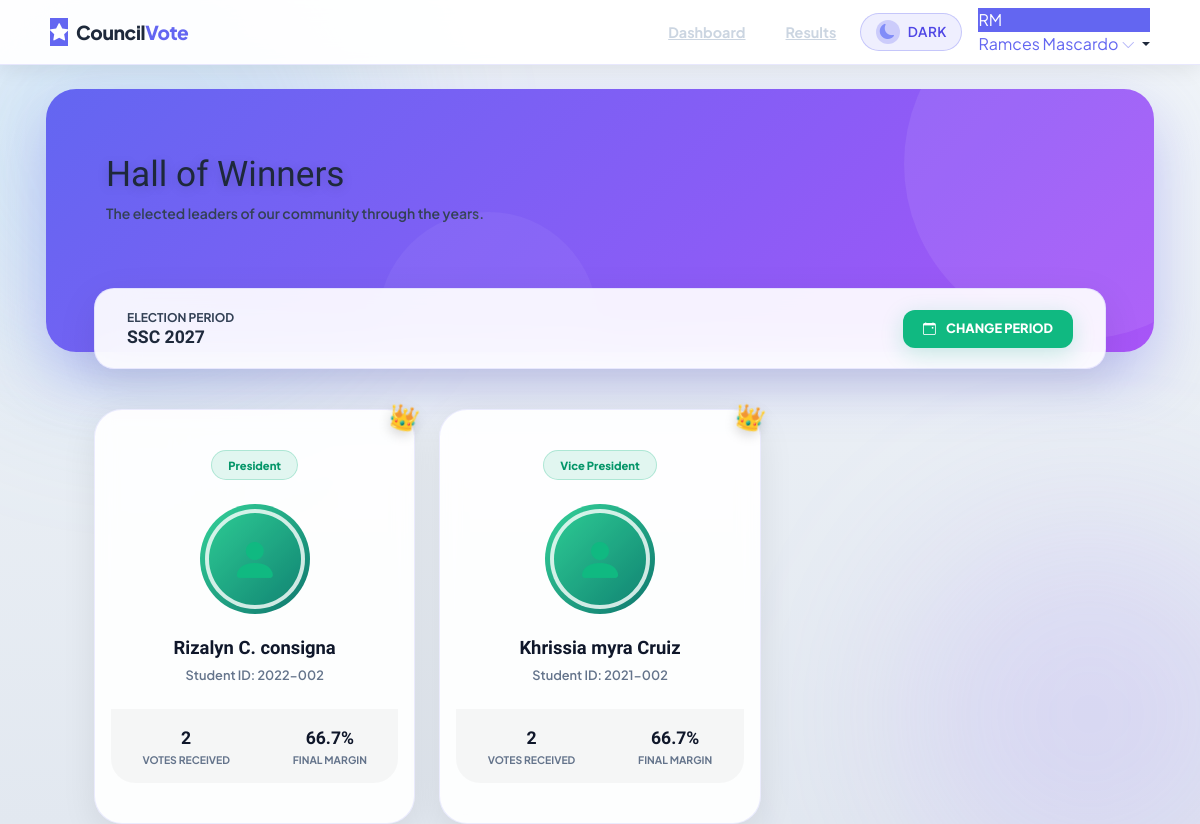
Screenshot of /student/winners.php?election_id=22 (signed in) with the database file from the repository.
### tables this page shows
CREATE TABLE `elections` (
  `id` int(11) NOT NULL,
  `title` varchar(200) NOT NULL,
  `description` text DEFAULT NULL,
  `start_date` datetime NOT NULL,
  `end_date` datetime NOT NULL,
  `closed_at` datetime DEFAULT NULL,
  `deleted_at` datetime DEFAULT NULL,
  `deleted_by` int(11) DEFAULT NULL,
  `is_active` tinyint(1) DEFAULT 0,
  `status` enum('pending','active','closed','completed') DEFAULT 'pending',
  `created_at` timestamp NOT NULL DEFAULT current_timestamp()
);

CREATE TABLE `candidates` (
  `id` int(11) NOT NULL,
  `position_id` int(11) NOT NULL,
  `student_id` varchar(50) NOT NULL,
  `full_name` varchar(100) NOT NULL,
  `platform` text DEFAULT NULL,
  `image` varchar(255) DEFAULT NULL,
  `bio` text DEFAULT NULL,
  `achievements` text DEFAULT NULL,
  `photo` varchar(255) DEFAULT NULL,
  `created_at` timestamp NOT NULL DEFAULT current_timestamp()
);

### student/winners.php (the view, shortened to what this page needs)
<?php
require_once '../config/database.php';
$past_elections = $pdo->query("
    SELECT * FROM elections
    WHERE end_date < NOW()
    ORDER BY end_date DESC
")->fetchAll();
$active_election = $pdo->query("
    SELECT * FROM elections
    WHERE is_active = 1
    AND NOW() BETWEEN start_date AND end_date
    LIMIT 1
")->fetch();
$selected_election = null;
$election_results = [];
$winners_only = [];
$live_results = [];
if(isset($_GET['election_id'])) {
    $election_id = $_GET['election_id'];
    $stmt = $pdo->prepare("SELECT * FROM elections WHERE id = ?");
    $stmt->execute([$election_id]);
    $selected_election = $stmt->fetch();
    if($selected_election) {
        $stmt = $pdo->prepare("
            SELECT
                p.id as position_id,
                p.position_name,
                p.display_order,
                c.id as candidate_id,
                c.full_name as candidate_name,
                c.student_id,
                c.photo,
                COUNT(v.id) as vote_count,
                (
                    SELECT COUNT(DISTINCT student_id)
                    FROM votes
                    WHERE election_id = ?
                ) as total_voters
            FROM positions p
            LEFT JOIN candidates c ON c.position_id = p.id
            LEFT JOIN votes v ON v.candidate_id = c.id AND v.election_id = p.election_id
            WHERE p.election_id = ?
            GROUP BY p.id, c.id
            ORDER BY p.display_order, vote_count DESC
        ");
        $stmt->execute([$election_id, $election_id]);
        $results = $stmt->fetchAll();
        foreach($results as $row) {
            if(!isset($election_results[$row['position_name']])) {
                $election_results[$row['position_name']] = [
                    'position_id' => $row['position_id'],
                    'candidates' => [],
                    'total_votes' => 0
                ];
            }
            $election_results[$row['position_name']]['candidates'][] = $row;
            $election_results[$row['position_name']]['total_votes'] += $row['vote_count'];
        }
        foreach($election_results as $position_name => $position) {
            $max_votes = 0;
            $winners = [];
            foreach($position['candidates'] as $candidate) {
                if($candidate['vote_count'] > $max_votes) {
                    $max_votes = $candidate['vote_count'];
                    $winners = [$candidate];
                } elseif($candidate['vote_count'] == $max_votes && $max_votes > 0) {
                    $winners[] = $candidate;
                }
            }
            $winners_only[$position_name] = [
                'winners' => $winners,
                'total_votes' => $position['total_votes'],
                'is_tie' => count($winners) > 1
            ];
        }
    }
} else if (!empty($past_elections)) {
    header("Location: winners.php?election_id=" . $past_elections[0]['id']);
    exit();
} else if ($active_election) {
    $show_live_fallback = true;
    $stmt = $pdo->prepare("
        SELECT
            p.id as position_id, p.position_name, p.display_order,
            c.id as candidate_id, c.full_name as candidate_name, c.student_id, c.photo,
            COUNT(v.id) as vote_count
        FROM positions p
        LEFT JOIN candidates c ON c.position_id = p.id
        LEFT JOIN votes v ON v.candidate_id = c.id AND v.election_id = p.election_id
        WHERE p.election_id = ?
        GROUP BY p.id, c.id
        ORDER BY p.display_order, vote_count DESC
    ");
    $stmt->execute([$active_election['id']]);
    $results = $stmt->fetchAll();
    foreach($results as $row) {
        if(!isset($live_results[$row['position_name']])) {
            $live_results[$row['position_name']] = [];
        }
        $live_results[$row['position_name']][] = $row;
    }
}
include '../includes/header.php';
?>
<div class="winners-banner">
    <div class="container-fluid">
        <h2 class="fw-800 mb-2" style="font-family: 'Sora', sans-serif; font-size: 2.2rem; text-shadow: 0 2px 12px rgba(0,0,0,0.15);">Hall of Winners</h2>
        <p class="small mb-0" style="color: rgba(255,255,255,0.8); font-weight: 600;">The elected leaders of our community through the years.</p>
    </div>
</div>
<div class="winners-content">
    <?php if ($selected_election): ?>
    <div class="election-selector-glass">
        <div class="election-info">
            <p>ELECTION PERIOD</p>
            <h3><?php echo htmlspecialchars($selected_election['title']); ?></h3>
        </div>
        <button class="btn-change-glass" data-bs-toggle="modal" data-bs-target="#electionModal">
            <i class="bi bi-calendar-event me-2"></i> CHANGE PERIOD
        </button>
    </div>
    <?php if (!empty($winners_only)): ?>
        <div class="winners-grid">
            <?php foreach($winners_only as $position_name => $data): ?>
                <?php foreach($data['winners'] as $winner): ?>
                <div class="winner-card-premium">
                    <div class="winner-crown">👑</div>
                    <span class="pos-pill-premium"><?php echo htmlspecialchars($position_name); ?></span>
                    <div class="winner-frame">
                        <?php if(!empty($winner['photo']) && file_exists('../' . $winner['photo'])): ?>
                            <img src="../<?php echo $winner['photo']; ?>" class="winner-img-premium" alt="Winner">
                        <?php else: ?>
                            <div class="winner-img-premium d-flex align-items-center justify-content-center" style="background: rgba(16,185,129,0.12);">
                                <i class="bi bi-person-fill" style="color: #10b981; font-size: 3rem;"></i>
                            </div>
                        <?php endif; ?>
                    </div>
                    <span class="winner-name-premium"><?php echo htmlspecialchars($winner['candidate_name']); ?></span>
                    <span class="winner-meta-premium">Student ID: <?php echo htmlspecialchars($winner['student_id']); ?></span>
                    <div class="winner-stats">
                        <div class="stat-item">
                            <span class="stat-val"><?php echo number_format($winner['vote_count']); ?></span>
                            <span class="stat-lbl">Votes Received</span>
                        </div>
                        <div class="stat-item">
                            <?php $perc = $data['total_votes'] > 0 ? round(($winner['vote_count'] / $data['total_votes']) * 100, 1) : 0; ?>
                            <span class="stat-val"><?php echo $perc; ?>%</span>
                            <span class="stat-lbl">Final Margin</span>
                        </div>
                    </div>
                </div>
                <?php endforeach; ?>
            <?php endforeach; ?>
        </div>
    <?php endif; ?>
    <?php endif; ?>
</div>
<?php include '../includes/footer.php'; ?>

### rows the page displays
elections: title "SSC 2027"
candidates: position_name "President", full_name "Rizalyn C. consigna", student "2022-002", vote_count "2", perc "66.7"
candidates: position_name "Vice President", full_name "Khrissia myra Cruiz", student "2021-002", vote_count "2", perc "66.7"

### other values shown
$initials "RM"
$display_name "Ramces Mascardo"
